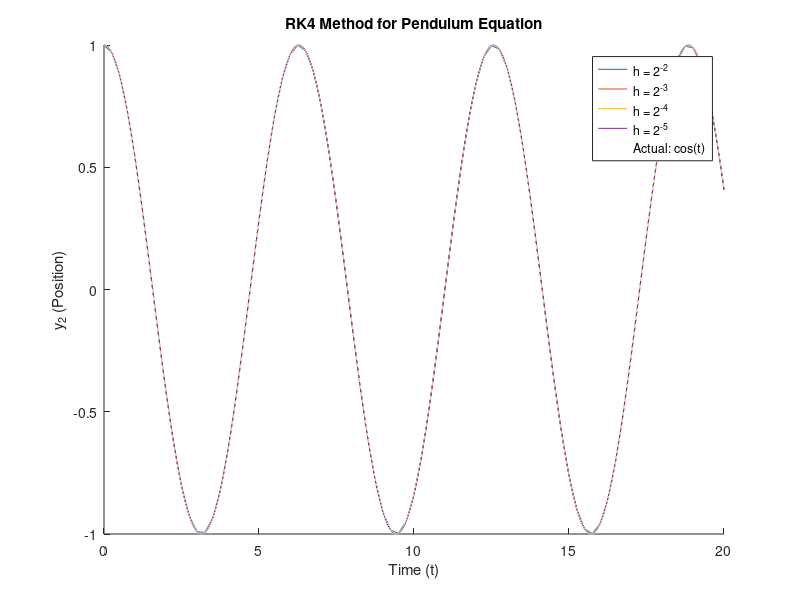
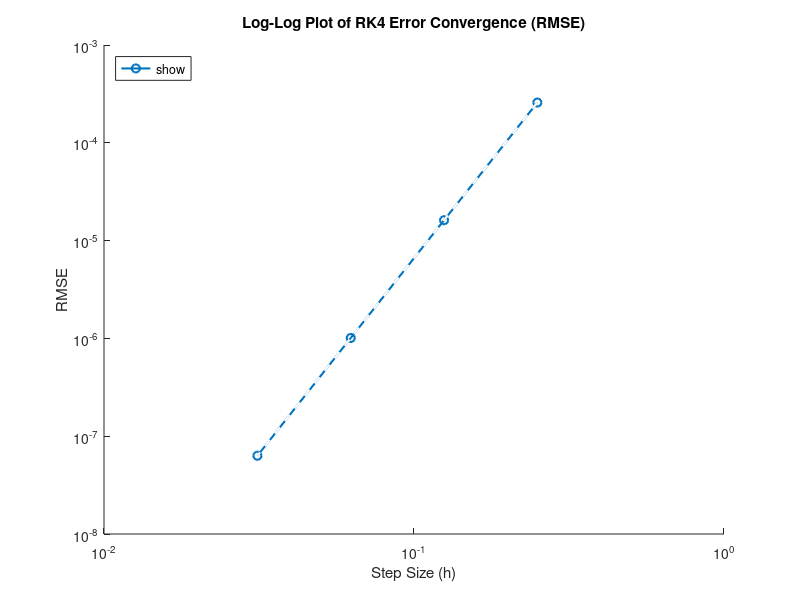

Here is the MATLAB script that generated these plots, in order:
f=@(t,y) [-y(2),y(1)];
figure;
hold on;
h_i=[];
e_i=[];
for j=2:5
    ti=0;
    wi=[0,1];
    h=2^-j;
    t_i=ti;
    w_i=1;
    for i=1:20*2^j
        k1=f(ti,wi);
        k2=f(ti+h/2,wi+h.*k1/2);
        k3=f(ti+h/2,wi+h.*k2/2);
        k4=f(ti+h,wi+h.*k3);
        wi=wi+h.*(k1+2.*k2+2.*k3+k4)/6;
        ti=ti+h;
        t_i=[t_i,ti];
        w_i=[w_i,wi(2)];
    end
    plot(t_i, w_i, '-', 'DisplayName', sprintf('h = 2^{-%d}', j));
    e=sqrt(mean((w_i-cos(t_i)).^2));
    h_i=[h_i,h];
    e_i=[e_i,e];
end
t_actual=linspace(0,20,10000);
plot(t_actual, cos(t_actual), 'w--', 'LineWidth', 1.5, 'DisplayName', 'Actual: cos(t)');
xlabel('Time (t)');
ylabel('y_2 (Position)');
title('RK4 Method for Pendulum Equation');
legend('show'); % Shows which line corresponds to which step size
hold off;


figure;
hold on;
loglog(h_i,e_i,'o-','LineWidth',1.5,'DisplayName','RK4 RMSE');
ref_line = e_i(end)*(h_i/h_i(end)).^4; 
loglog(h_i,ref_line,'w--','LineWidth',1.5,'DisplayName','Theoretical Slope = 4');
set(gca, 'XScale', 'log', 'YScale', 'log');
xlabel('Step Size (h)');
ylabel('RMSE');
title('Log-Log Plot of RK4 Error Convergence (RMSE)');
legend('show', 'Location', 'northwest');
hold off;
